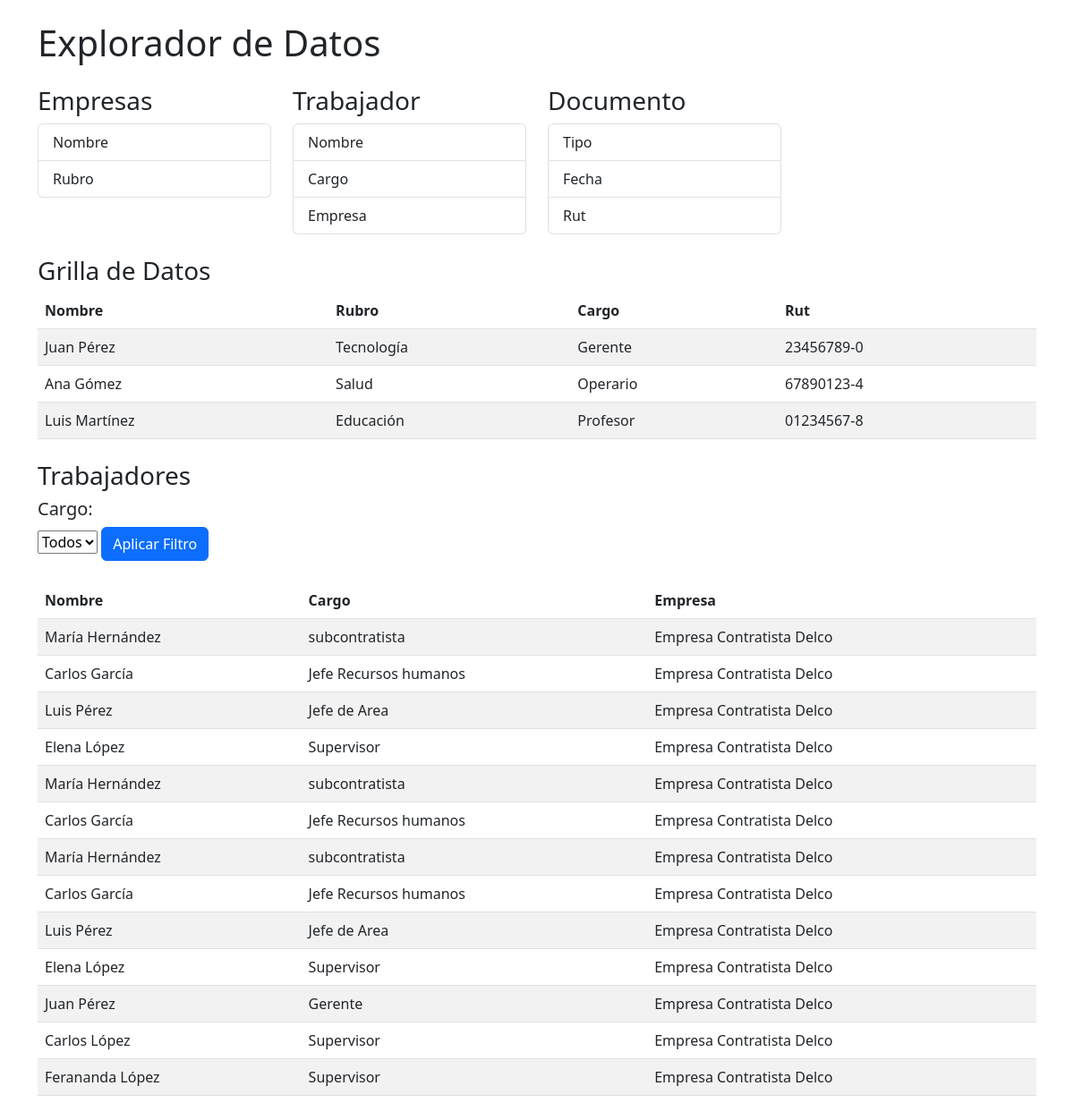
The page / on the database its author committed.
### app/models.py (models this page shows, shortened)
class Trabajador(models.Model):
    nombre = models.CharField(max_length=255)
    cargo = models.CharField(max_length=255)
    empresa = models.ForeignKey(Empresa, on_delete=models.CASCADE, related_name='trabajadores')

class Empresa(models.Model):
    nombre = models.CharField(max_length=255)
    rubro = models.CharField(max_length=255)

### app/views.py (the view)
# urls.py: path('', views.explorer_view, name='explorer'),
def explorer_view(request):
    empresas = Empresa.objects.all()
    trabajadores = Trabajador.objects.all()
    documentos = Documento.objects.all()
    return render(request, 'app/seleccion_tablas.html', {
        'empresas': empresas,
        'trabajadores': trabajadores,
        'documentos': documentos,
    })

### app/templates/app/seleccion_tablas.html (shortened to what this page needs)
<!DOCTYPE html>
<html lang="es">
<head>
    <link href="https://cdn.jsdelivr.net/npm/bootstrap@5.3.0-alpha1/dist/css/bootstrap.min.css" rel="stylesheet">
</head>
<body>
<div class="container">
    <h1 class="my-4">Explorador de Datos</h1>
    <div class="row">
        <div class="col-md-3">
            <h3>Empresas</h3>
            <ul class="list-group" id="fields">
                <li class="list-group-item" draggable="true" data-field="empresa">Nombre</li>
                <li class="list-group-item" draggable="true" data-field="rubro">Rubro</li>
            </ul>
        </div>
        <div class="col-md-3">
            <h3>Trabajador</h3>
            <ul class="list-group" id="fields">
                <li class="list-group-item" draggable="true" data-field="nombre">Nombre</li>
                <li class="list-group-item" draggable="true" data-field="cargo">Cargo</li>
                <li class="list-group-item" draggable="true" data-field="empresa">Empresa</li>
            </ul>
        </div>
        <div class="col-md-3">
            <h3>Documento</h3>
            <ul class="list-group" id="fields">
                <li class="list-group-item" draggable="true" data-field=" N_empre">Tipo</li>
                <li class="list-group-item" draggable="true" data-field="Fecha">Fecha</li>
                <li class="list-group-item" draggable="true" data-field="documento">Rut</li>
            </ul>
        </div>
    </div>
    <div class="my-4">
        <h3>Grilla de Datos</h3>
        <table class="table table-striped" id="data-grid">
            <thead>
                <tr>
                    <th id="nombre-header" data-field="nombre">Nombre</th>
                    <th id="rubro-header" data-field="rubro">Rubro</th>
                    <th id="cargo-header" data-field="cargo">Cargo</th>
                    <th id="empresa-header" data-field="documento">Rut</th>
                </tr>
            </thead>
            <tbody>
            </tbody>
        </table>
    </div>
    <div class="row">
        <h3>Trabajadores</h3>
        <div class="col-md-4">
            <form method="GET" action="{% url 'filtros' %}">
                <h5 for="cargo">Cargo:</h5>
                <select name="cargo" id="cargo">
                    <option value="">Todos</option>
                </select>
                <button type="submit" class="btn btn-primary">Aplicar Filtro</button>
            </form>
        </div>
        <div class="my-4">
            <table table class="table table-striped" id="data-grid">
                <thead>
                    <tr>
                        <th>Nombre</th>
                        <th>Cargo</th>
                        <th>Empresa</th>
                    </tr>
                </thead>
                <tbody>
                    {% for trabajador in trabajadores %}
                        <tr>
                            <td>{{ trabajador.nombre }}</td>
                            <td>{{ trabajador.cargo }}</td>
                        <td>{{ trabajador.empresa.nombre }}</td>
                    </tr>
                    {% endfor %}
                </tbody>
            </table>
        </div>
    </div>
</div>
</body>
</html>

### rows shown on the page
Trabajador: nombre "María Hernández", cargo "subcontratista", empresa.nombre "Empresa Contratista Delco"
Trabajador: nombre "Carlos García", cargo "Jefe Recursos humanos", empresa.nombre "Empresa Contratista Delco"
Trabajador: nombre "Luis Pérez", cargo "Jefe de Area", empresa.nombre "Empresa Contratista Delco"
Trabajador: nombre "Elena López", cargo "Supervisor", empresa.nombre "Empresa Contratista Delco"
Trabajador: nombre "María Hernández", cargo "subcontratista", empresa.nombre "Empresa Contratista Delco"
Trabajador: nombre "Carlos García", cargo "Jefe Recursos humanos", empresa.nombre "Empresa Contratista Delco"
Trabajador: nombre "María Hernández", cargo "subcontratista", empresa.nombre "Empresa Contratista Delco"
Trabajador: nombre "Carlos García", cargo "Jefe Recursos humanos", empresa.nombre "Empresa Contratista Delco"
Trabajador: nombre "Luis Pérez", cargo "Jefe de Area", empresa.nombre "Empresa Contratista Delco"
Trabajador: nombre "Elena López", cargo "Supervisor", empresa.nombre "Empresa Contratista Delco"
Trabajador: nombre "Juan Pérez", cargo "Gerente", empresa.nombre "Empresa Contratista Delco"
Trabajador: nombre "Carlos López", cargo "Supervisor", empresa.nombre "Empresa Contratista Delco"
Trabajador: nombre "Ferananda López", cargo "Supervisor", empresa.nombre "Empresa Contratista Delco"
